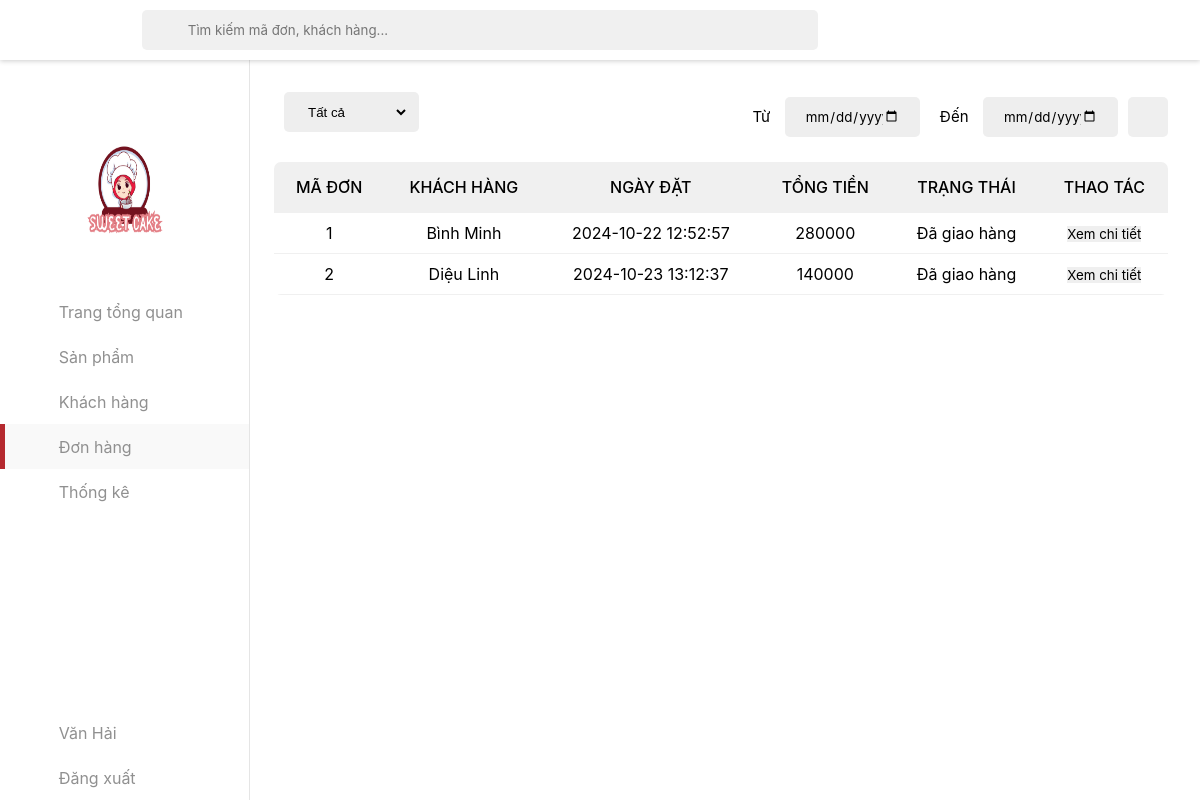
Screenshot of /admindonhang.php (signed in) with the database file from the repository.
### tables this page shows
CREATE TABLE `order` (
  `OrderID` int(11) NOT NULL,
  `UserID` int(11) NOT NULL,
  `OrderDate` datetime NOT NULL,
  `Status` varchar(20) NOT NULL,
  `Total` int(11) NOT NULL
);

CREATE TABLE `user` (
  `UserID` int(11) NOT NULL,
  `Fullname` varchar(50) NOT NULL,
  `Username` varchar(50) NOT NULL,
  `Password` varchar(50) NOT NULL,
  `Created_time` datetime NOT NULL,
  `UserRole` varchar(2) NOT NULL,
  `Phone` int(11) NOT NULL,
  `Email` varchar(11) NOT NULL
);

### admindonhang.php (the view, shortened to what this page needs)
<?php
$servername = "localhost";
$db_username = "root";
$db_password = "";
$dbname = "shopbanh";
$conn = new mysqli($servername, $db_username, $db_password, $dbname);
$conn->set_charset("utf8");
$sql = "SELECT o.OrderID, u.FullName AS CustomerName, o.OrderDate, o.Total, o.Status
        FROM `order` o
        JOIN `user` u ON o.UserID = u.UserID";
$result = $conn->query($sql);
$orders = [];
if ($result->num_rows > 0) {
    while ($row = $result->fetch_assoc()) {
        $orders[] = $row;
    }
}
?>
<!DOCTYPE html>
<html lang="en">
<head>
    <link rel="stylesheet" href="assets/css/admin.css">
    <link rel="stylesheet" href="./assets/css/toast-message.css">
    <link href="./assets/font/font-awesome-pro-v6-6.2.0/css/all.min.css" rel="stylesheet" type="text/css" />
    <link rel="stylesheet" href="./assets/css/admin-responsive.css">
</head>
<body>
    <header class="header">
        <button class="menu-icon-btn">
            <div class="menu-icon">
                <i class="fa-regular fa-bars"></i>
            </div>
        </button>
    </header>
    <div class="container">
        <aside class="sidebar open">
            <div class="top-sidebar">
                <a href="#" class="channel-logo"><img src="./assets/img/logo.png" alt="Channel Logo"></a>
            </div>
            <div class="middle-sidebar">
                <ul class="sidebar-list">
                    <li class="sidebar-list-item tab-content ">
                        <a href="admin.php" class="sidebar-link">
                            <div class="sidebar-icon"><i class="fa-light fa-house"></i></div>
                            <div class="hidden-sidebar">Trang tổng quan</div>
                        </a>
                    </li>
                    <li class="sidebar-list-item tab-content">
                        <a href="adminsp.php" class="sidebar-link">
                            <div class="sidebar-icon"><i class="fa-light fa-pot-food"></i></div>
                            <div class="hidden-sidebar">Sản phẩm</div>
                        </a>
                    </li>
                    <li class="sidebar-list-item tab-content ">
                        <a href="adminkhachhang.php" class="sidebar-link">
                            <div class="sidebar-icon"><i class="fa-light fa-users"></i></div>
                            <div class="hidden-sidebar">Khách hàng</div>
                        </a>
                    </li>
                    <li class="sidebar-list-item tab-content active">
                        <a href="admindonhang.php" class="sidebar-link">
                            <div class="sidebar-icon"><i class="fa-light fa-basket-shopping"></i></div>
                            <div class="hidden-sidebar">Đơn hàng</div>
                        </a>
                    </li>
                    <li class="sidebar-list-item tab-content">
                        <a href="adminthongke.php" class="sidebar-link">
                            <div class="sidebar-icon"><i class="fa-light fa-chart-simple"></i></div>
                            <div class="hidden-sidebar">Thống kê</div>
                        </a>
                    </li>
                </ul>
            </div>
            <div class="bottom-sidebar">
                <ul class="sidebar-list">
                    <li class="sidebar-list-item user-logout">
                        <a href="account.php" class="sidebar-link">
                            <div class="sidebar-icon"><i class="fa-light fa-circle-user"></i></div>
                            <div class="hidden-sidebar"><?php echo isset($_SESSION['fullname']) ? htmlspecialchars($_SESSION['fullname']) : 'Tài khoản'; ?></div>
                        </a>
                    </li>
                    <li class="sidebar-list-item user-logout">
                        <a href="dxuat.php" class="sidebar-link">
                            <div class="sidebar-icon"><i class="fa-light fa-arrow-right-from-bracket"></i></div>
                            <div class="hidden-sidebar">Đăng xuất</div>
                        </a>
                    </li>
                </ul>
            </div>
        </aside>
        <main class="content">
            <div class="section">
            <div class="admin-control">
                    <div class="admin-control-left">
                        <select name="tinh-trang" id="tinh-trang" onchange="findOrder()">
                            <option value="2">Tất cả</option>
                        </select>
                    </div>
                    <div class="admin-control-center">
                        <form action="" class="form-search">
                            <span class="search-btn"><i class="fa-light fa-magnifying-glass"></i></span>
                            <input id="form-search-order" type="text" class="form-search-input" placeholder="Tìm kiếm mã đơn, khách hàng..." oninput="findOrder()">
                        </form>
                    </div>
                    <div class="admin-control-right">
                        <form action="" class="fillter-date">
                            <div>
                                <label for="time-start">Từ</label>
                                <input type="date" class="form-control-date" id="time-start" onchange="findOrder()">
                            </div>
                            <div>
                                <label for="time-end">Đến</label>
                                <input type="date" class="form-control-date" id="time-end" onchange="findOrder()">
                            </div>
                        </form>
                        <button class="btn-reset-order" onclick="cancelSearchOrder()"><i class="fa-light fa-arrow-rotate-right"></i></button>
                    </div>
                </div>
                <div class="table">
                    <table width="100%">
                        <thead>
                            <tr>
                                <td>Mã đơn</td>
                                <td>Khách hàng</td>
                                <td>Ngày đặt</td>
                                <td>Tổng tiền</td>
                                <td>Trạng thái</td>
                                <td>Thao tác</td>
                            </tr>
                        </thead>
                        <tbody id="showOrder">
                            <?php foreach ($orders as $order): ?>
                                <tr>
                                    <td><?php echo htmlspecialchars($order['OrderID']); ?></td>
                                    <td><?php echo htmlspecialchars($order['CustomerName']); ?></td>
                                    <td><?php echo htmlspecialchars($order['OrderDate']); ?></td>
                                    <td><?php echo htmlspecialchars($order['Total']); ?></td>
                                    <td><?php echo htmlspecialchars($order['Status']); ?></td>
                                    <td>
                                    <button class="btn-view" onclick="viewOrder(<?php echo htmlspecialchars($order['OrderID']); ?>)">Xem chi tiết</button>
                                    </td>
                                </tr>
                            <?php endforeach; ?>
                        </tbody>
                    </table>
                </div>
            </div>
        </main>
    </div>
</body>
</html>

### assets/css/admin-responsive.css (style rules this page uses)
:root { --red: #B5292F; --lightest-gray: rgb(249, 249, 249); }
@media only screen and (max-width: 1200px) { .admin-control-center { margin: 1rem -1rem; width: 25rem; } }
@media only screen and (max-width: 1200px) { select { margin-bottom: 10px; } }
@media only screen and (max-width: 1200px) { #tinh-trang,.form-control-date { width: 135px; } }
@media only screen and (max-width: 1200px) { .btn-reset-order { height: 40px; margin-top: 0px; } }
@media only screen and (max-width: 1200px) { .header { z-index: 100; display: flex; } }
@media only screen and (max-width: 1200px) { .form-search { position: fixed; left: 60px; top: 10px; width: 70%; z-index: 101; } }
@media only screen and (max-width: 1200px) { .sidebar { height: calc(100vh - var(--header-height)); top: var(--header-height); } }

### rows the page displays
order: OrderID "1", UserID.Fullname "Bình Minh", OrderDate "2024-10-22 12:52:57", Total "280000", Status "Đã giao hàng"
order: OrderID "2", UserID.Fullname "Diệu Linh", OrderDate "2024-10-23 13:12:37", Total "140000", Status "Đã giao hàng"

### other values shown
$_SESSION['fullname'] "Văn Hải"
